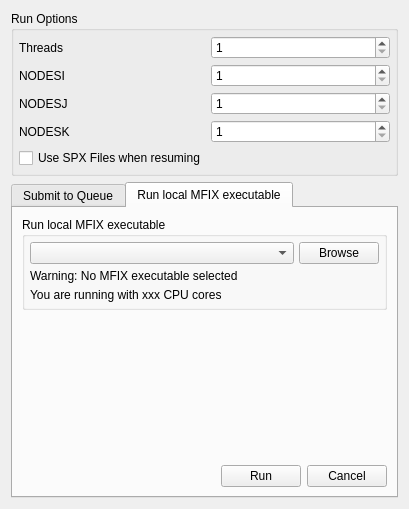
<?xml version="1.0" encoding="UTF-8"?>
<ui version="4.0">
 <class>run_dialog</class>
 <widget class="QDialog" name="run_dialog">
  <property name="geometry">
   <rect>
    <x>0</x>
    <y>0</y>
    <width>409</width>
    <height>509</height>
   </rect>
  </property>
  <property name="windowTitle">
   <string>Run</string>
  </property>
  <layout class="QGridLayout" name="gridLayout_4">
   <item row="1" column="0">
    <widget class="QGroupBox" name="groupbox_run_options">
     <property name="sizePolicy">
      <sizepolicy hsizetype="MinimumExpanding" vsizetype="Maximum">
       <horstretch>0</horstretch>
       <verstretch>0</verstretch>
      </sizepolicy>
     </property>
     <property name="title">
      <string>Run Options</string>
     </property>
     <property name="flat">
      <bool>true</bool>
     </property>
     <layout class="QGridLayout" name="gridLayout_2">
      <property name="leftMargin">
       <number>5</number>
      </property>
      <property name="topMargin">
       <number>5</number>
      </property>
      <property name="rightMargin">
       <number>5</number>
      </property>
      <property name="bottomMargin">
       <number>5</number>
      </property>
      <property name="spacing">
       <number>5</number>
      </property>
      <item row="4" column="2">
       <widget class="QSpinBox" name="spinbox_nodesk">
        <property name="minimum">
         <number>1</number>
        </property>
       </widget>
      </item>
      <item row="1" column="2">
       <widget class="QSpinBox" name="spinbox_threads">
        <property name="minimum">
         <number>1</number>
        </property>
       </widget>
      </item>
      <item row="1" column="1">
       <widget class="QLabel" name="label_threads">
        <property name="sizePolicy">
         <sizepolicy hsizetype="Minimum" vsizetype="Preferred">
          <horstretch>0</horstretch>
          <verstretch>0</verstretch>
         </sizepolicy>
        </property>
        <property name="text">
         <string>Threads</string>
        </property>
       </widget>
      </item>
      <item row="3" column="1">
       <widget class="QLabel" name="label_nodesj">
        <property name="text">
         <string>NODESJ</string>
        </property>
       </widget>
      </item>
      <item row="2" column="1">
       <widget class="QLabel" name="label_nodesi">
        <property name="text">
         <string>NODESI</string>
        </property>
       </widget>
      </item>
      <item row="4" column="1">
       <widget class="QLabel" name="label_nodesk">
        <property name="text">
         <string>NODESK</string>
        </property>
       </widget>
      </item>
      <item row="2" column="2">
       <widget class="QSpinBox" name="spinbox_nodesi">
        <property name="minimum">
         <number>1</number>
        </property>
       </widget>
      </item>
      <item row="3" column="2">
       <widget class="QSpinBox" name="spinbox_nodesj">
        <property name="minimum">
         <number>1</number>
        </property>
       </widget>
      </item>
      <item row="5" column="1">
       <widget class="QCheckBox" name="use_spx_checkbox">
        <property name="text">
         <string>Use SPX Files when resuming</string>
        </property>
       </widget>
      </item>
     </layout>
    </widget>
   </item>
   <item row="3" column="0">
    <widget class="QTabWidget" name="tabWidget">
     <property name="sizePolicy">
      <sizepolicy hsizetype="MinimumExpanding" vsizetype="Preferred">
       <horstretch>0</horstretch>
       <verstretch>0</verstretch>
      </sizepolicy>
     </property>
     <property name="currentIndex">
      <number>1</number>
     </property>
     <widget class="QWidget" name="queue">
      <attribute name="title">
       <string>Submit to Queue</string>
      </attribute>
      <layout class="QGridLayout" name="gridLayout_7">
       <item row="0" column="0" colspan="2">
        <widget class="QGroupBox" name="groupBox">
         <property name="sizePolicy">
          <sizepolicy hsizetype="MinimumExpanding" vsizetype="Maximum">
           <horstretch>0</horstretch>
           <verstretch>0</verstretch>
          </sizepolicy>
         </property>
         <property name="title">
          <string>Executable</string>
         </property>
         <property name="flat">
          <bool>true</bool>
         </property>
         <layout class="QGridLayout" name="gridLayout_6">
          <property name="leftMargin">
           <number>5</number>
          </property>
          <property name="topMargin">
           <number>5</number>
          </property>
          <property name="rightMargin">
           <number>5</number>
          </property>
          <property name="bottomMargin">
           <number>5</number>
          </property>
          <property name="spacing">
           <number>5</number>
          </property>
          <item row="0" column="0">
           <widget class="ComboBox" name="combobox_mfix_exe_2">
            <property name="sizePolicy">
             <sizepolicy hsizetype="Minimum" vsizetype="Minimum">
              <horstretch>0</horstretch>
              <verstretch>0</verstretch>
             </sizepolicy>
            </property>
            <property name="focusPolicy">
             <enum>Qt::TabFocus</enum>
            </property>
            <property name="insertPolicy">
             <enum>QComboBox::InsertAtTop</enum>
            </property>
           </widget>
          </item>
          <item row="0" column="1">
           <widget class="QPushButton" name="button_browse_exe_2">
            <property name="sizePolicy">
             <sizepolicy hsizetype="Maximum" vsizetype="Preferred">
              <horstretch>0</horstretch>
              <verstretch>0</verstretch>
             </sizepolicy>
            </property>
            <property name="focusPolicy">
             <enum>Qt::TabFocus</enum>
            </property>
            <property name="toolTip">
             <string>Browse for MFIX executable</string>
            </property>
            <property name="text">
             <string>Browse</string>
            </property>
           </widget>
          </item>
         </layout>
        </widget>
       </item>
       <item row="1" column="0" colspan="2">
        <widget class="QGroupBox" name="groupbox_queue_options">
         <property name="enabled">
          <bool>true</bool>
         </property>
         <property name="sizePolicy">
          <sizepolicy hsizetype="MinimumExpanding" vsizetype="Maximum">
           <horstretch>0</horstretch>
           <verstretch>0</verstretch>
          </sizepolicy>
         </property>
         <property name="title">
          <string>Submit to Queue</string>
         </property>
         <property name="flat">
          <bool>true</bool>
         </property>
         <layout class="QGridLayout" name="gridLayout_3">
          <property name="leftMargin">
           <number>5</number>
          </property>
          <property name="topMargin">
           <number>5</number>
          </property>
          <property name="rightMargin">
           <number>5</number>
          </property>
          <property name="bottomMargin">
           <number>5</number>
          </property>
          <property name="spacing">
           <number>5</number>
          </property>
          <item row="3" column="1">
           <widget class="QLineEdit" name="lineedit_queue_modules">
            <property name="sizePolicy">
             <sizepolicy hsizetype="Preferred" vsizetype="Preferred">
              <horstretch>0</horstretch>
              <verstretch>0</verstretch>
             </sizepolicy>
            </property>
           </widget>
          </item>
          <item row="1" column="1">
           <widget class="QSpinBox" name="spinbox_cores_requested">
            <property name="sizePolicy">
             <sizepolicy hsizetype="Preferred" vsizetype="Preferred">
              <horstretch>0</horstretch>
              <verstretch>0</verstretch>
             </sizepolicy>
            </property>
            <property name="minimum">
             <number>16</number>
            </property>
            <property name="maximum">
             <number>65536</number>
            </property>
            <property name="singleStep">
             <number>16</number>
            </property>
           </widget>
          </item>
          <item row="3" column="0">
           <widget class="QLabel" name="label_queue_modules">
            <property name="text">
             <string>Modules</string>
            </property>
           </widget>
          </item>
          <item row="1" column="0">
           <widget class="QLabel" name="label_cores_requested">
            <property name="text">
             <string>Cores</string>
            </property>
           </widget>
          </item>
          <item row="2" column="0">
           <widget class="QLabel" name="label_queue_name">
            <property name="text">
             <string>Queue</string>
            </property>
           </widget>
          </item>
          <item row="0" column="1">
           <widget class="QLineEdit" name="lineedit_job_name">
            <property name="enabled">
             <bool>true</bool>
            </property>
            <property name="sizePolicy">
             <sizepolicy hsizetype="Preferred" vsizetype="Preferred">
              <horstretch>0</horstretch>
              <verstretch>0</verstretch>
             </sizepolicy>
            </property>
           </widget>
          </item>
          <item row="0" column="0">
           <widget class="QLabel" name="label_job_name">
            <property name="text">
             <string>Job Name</string>
            </property>
           </widget>
          </item>
          <item row="2" column="1">
           <widget class="QComboBox" name="combobox_queue_name">
            <property name="sizePolicy">
             <sizepolicy hsizetype="Preferred" vsizetype="Preferred">
              <horstretch>0</horstretch>
              <verstretch>0</verstretch>
             </sizepolicy>
            </property>
            <property name="editable">
             <bool>true</bool>
            </property>
            <item>
             <property name="text">
              <string>dev</string>
             </property>
            </item>
            <item>
             <property name="text">
              <string>general</string>
             </property>
            </item>
            <item>
             <property name="text">
              <string>int</string>
             </property>
            </item>
            <item>
             <property name="text">
              <string>serial</string>
             </property>
            </item>
            <item>
             <property name="text">
              <string>short</string>
             </property>
            </item>
           </widget>
          </item>
         </layout>
        </widget>
       </item>
       <item row="2" column="1">
        <spacer name="verticalSpacer">
         <property name="orientation">
          <enum>Qt::Vertical</enum>
         </property>
         <property name="sizeType">
          <enum>QSizePolicy::MinimumExpanding</enum>
         </property>
         <property name="sizeHint" stdset="0">
          <size>
           <width>20</width>
           <height>40</height>
          </size>
         </property>
        </spacer>
       </item>
       <item row="3" column="1">
        <widget class="QFrame" name="frame_2">
         <property name="frameShape">
          <enum>QFrame::NoFrame</enum>
         </property>
         <property name="frameShadow">
          <enum>QFrame::Plain</enum>
         </property>
         <property name="lineWidth">
          <number>0</number>
         </property>
         <layout class="QGridLayout" name="gridLayout_8">
          <property name="leftMargin">
           <number>0</number>
          </property>
          <property name="topMargin">
           <number>0</number>
          </property>
          <property name="rightMargin">
           <number>0</number>
          </property>
          <property name="bottomMargin">
           <number>0</number>
          </property>
          <item row="0" column="1">
           <widget class="QPushButton" name="button_queue_submit">
            <property name="text">
             <string>Submit</string>
            </property>
           </widget>
          </item>
          <item row="0" column="2">
           <widget class="QPushButton" name="button_queue_cancel">
            <property name="text">
             <string>Cancel</string>
            </property>
           </widget>
          </item>
          <item row="0" column="0">
           <spacer name="horizontalSpacer_2">
            <property name="orientation">
             <enum>Qt::Horizontal</enum>
            </property>
            <property name="sizeHint" stdset="0">
             <size>
              <width>40</width>
              <height>20</height>
             </size>
            </property>
           </spacer>
          </item>
         </layout>
        </widget>
       </item>
      </layout>
     </widget>
     <widget class="QWidget" name="local">
      <attribute name="title">
       <string>Run local MFIX executable</string>
      </attribute>
      <layout class="QGridLayout" name="gridLayout">
       <item row="0" column="0" colspan="2">
        <widget class="QGroupBox" name="groupbox_executable_options">
         <property name="sizePolicy">
          <sizepolicy hsizetype="MinimumExpanding" vsizetype="Maximum">
           <horstretch>0</horstretch>
           <verstretch>0</verstretch>
          </sizepolicy>
         </property>
         <property name="minimumSize">
          <size>
           <width>300</width>
           <height>0</height>
          </size>
         </property>
         <property name="maximumSize">
          <size>
           <width>16777215</width>
           <height>16777215</height>
          </size>
         </property>
         <property name="focusPolicy">
          <enum>Qt::NoFocus</enum>
         </property>
         <property name="title">
          <string>Run local MFIX executable</string>
         </property>
         <property name="flat">
          <bool>true</bool>
         </property>
         <layout class="QGridLayout" name="gridLayout_5">
          <property name="leftMargin">
           <number>5</number>
          </property>
          <property name="topMargin">
           <number>5</number>
          </property>
          <property name="rightMargin">
           <number>5</number>
          </property>
          <property name="bottomMargin">
           <number>5</number>
          </property>
          <property name="spacing">
           <number>5</number>
          </property>
          <item row="2" column="0">
           <widget class="QLabel" name="label_cores_detected">
            <property name="sizePolicy">
             <sizepolicy hsizetype="MinimumExpanding" vsizetype="Minimum">
              <horstretch>0</horstretch>
              <verstretch>0</verstretch>
             </sizepolicy>
            </property>
            <property name="text">
             <string>You are running with xxx CPU cores</string>
            </property>
           </widget>
          </item>
          <item row="0" column="0">
           <widget class="ComboBox" name="combobox_mfix_exe">
            <property name="sizePolicy">
             <sizepolicy hsizetype="Minimum" vsizetype="Maximum">
              <horstretch>0</horstretch>
              <verstretch>0</verstretch>
             </sizepolicy>
            </property>
            <property name="focusPolicy">
             <enum>Qt::TabFocus</enum>
            </property>
            <property name="insertPolicy">
             <enum>QComboBox::InsertAtTop</enum>
            </property>
           </widget>
          </item>
          <item row="0" column="1">
           <widget class="QPushButton" name="button_browse_exe">
            <property name="sizePolicy">
             <sizepolicy hsizetype="Maximum" vsizetype="Minimum">
              <horstretch>0</horstretch>
              <verstretch>0</verstretch>
             </sizepolicy>
            </property>
            <property name="focusPolicy">
             <enum>Qt::TabFocus</enum>
            </property>
            <property name="toolTip">
             <string>Browse for MFIX executable</string>
            </property>
            <property name="text">
             <string>Browse</string>
            </property>
           </widget>
          </item>
          <item row="1" column="0">
           <widget class="QLabel" name="label_mfix_exe_warning">
            <property name="sizePolicy">
             <sizepolicy hsizetype="MinimumExpanding" vsizetype="Minimum">
              <horstretch>0</horstretch>
              <verstretch>0</verstretch>
             </sizepolicy>
            </property>
            <property name="text">
             <string>Warning: No MFIX executable selected</string>
            </property>
           </widget>
          </item>
         </layout>
        </widget>
       </item>
       <item row="1" column="1">
        <spacer name="verticalSpacer_2">
         <property name="orientation">
          <enum>Qt::Vertical</enum>
         </property>
         <property name="sizeType">
          <enum>QSizePolicy::MinimumExpanding</enum>
         </property>
         <property name="sizeHint" stdset="0">
          <size>
           <width>20</width>
           <height>40</height>
          </size>
         </property>
        </spacer>
       </item>
       <item row="2" column="1">
        <widget class="QFrame" name="frame">
         <property name="frameShape">
          <enum>QFrame::NoFrame</enum>
         </property>
         <property name="frameShadow">
          <enum>QFrame::Plain</enum>
         </property>
         <property name="lineWidth">
          <number>0</number>
         </property>
         <layout class="QHBoxLayout" name="horizontalLayout">
          <property name="leftMargin">
           <number>0</number>
          </property>
          <property name="topMargin">
           <number>0</number>
          </property>
          <property name="rightMargin">
           <number>0</number>
          </property>
          <property name="bottomMargin">
           <number>0</number>
          </property>
          <item>
           <spacer name="horizontalSpacer">
            <property name="orientation">
             <enum>Qt::Horizontal</enum>
            </property>
            <property name="sizeHint" stdset="0">
             <size>
              <width>40</width>
              <height>20</height>
             </size>
            </property>
           </spacer>
          </item>
          <item>
           <widget class="QPushButton" name="button_local_run">
            <property name="text">
             <string>Run</string>
            </property>
           </widget>
          </item>
          <item>
           <widget class="QPushButton" name="button_local_cancel">
            <property name="text">
             <string>Cancel</string>
            </property>
           </widget>
          </item>
         </layout>
        </widget>
       </item>
      </layout>
     </widget>
    </widget>
   </item>
  </layout>
 </widget>
 <customwidgets>
  <customwidget>
   <class>ComboBox</class>
   <extends>QComboBox</extends>
   <header>mfix.widgets.base</header>
  </customwidget>
 </customwidgets>
 <tabstops>
  <tabstop>spinbox_threads</tabstop>
  <tabstop>spinbox_nodesi</tabstop>
  <tabstop>spinbox_nodesj</tabstop>
  <tabstop>spinbox_nodesk</tabstop>
  <tabstop>lineedit_queue_modules</tabstop>
 </tabstops>
 <resources/>
 <connections/>
</ui>
